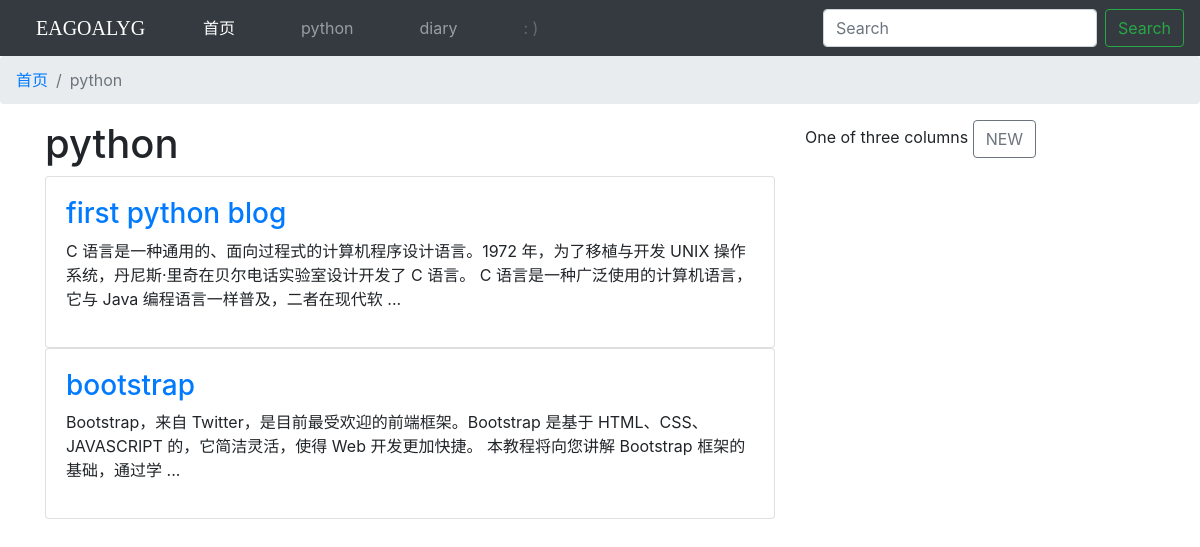
The page /blog/1/ on the database as committed earlier.
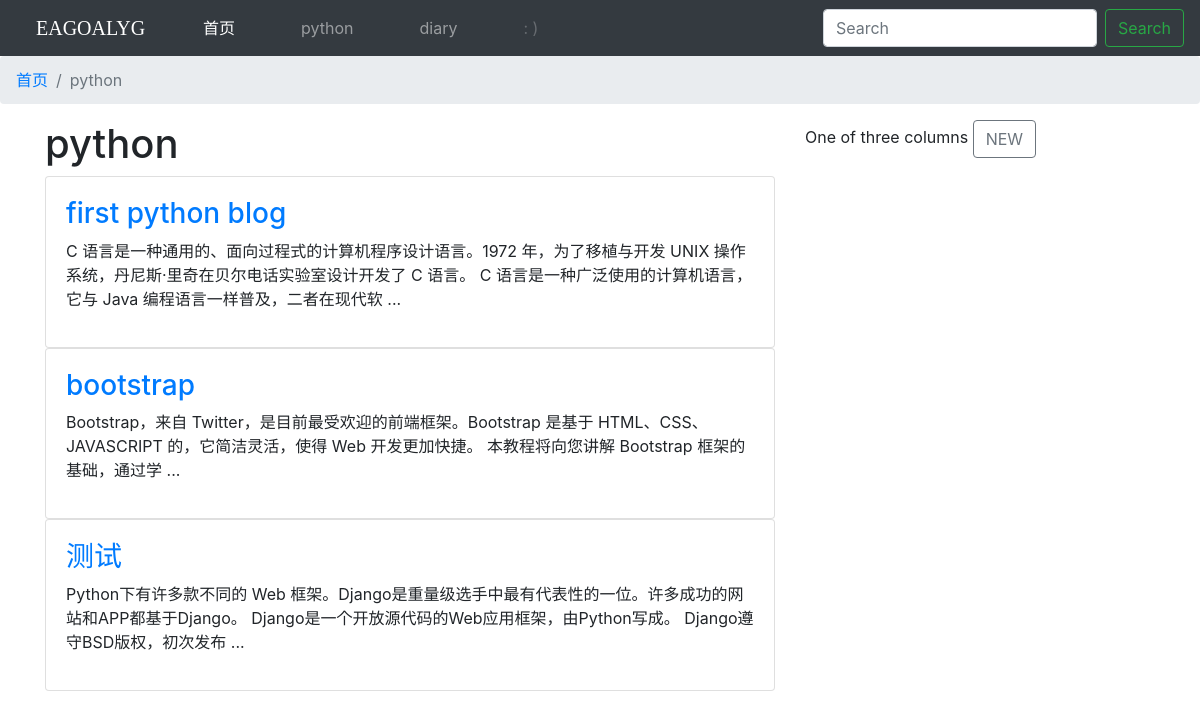
The same page on the database as committed later.
### blog/models.py (models this page shows, shortened)
class BlogType(models.Model):
    type_name = models.CharField(max_length=15)

class Blog(models.Model):
    title = models.CharField(max_length=30)
    blog_type = models.ForeignKey(BlogType, on_delete=models.DO_NOTHING)
    created_at = models.DateTimeField(auto_now_add=True)
    content = models.TextField()
    author = models.ForeignKey(User, on_delete=models.DO_NOTHING)

### blog/views.py (the view)
# urls.py: path('blog/<int:blog_type_pk>/', views.blog_classification, name='blog_classification'),
def blog_classification(request, blog_type_pk):
    blog_types = BlogType.objects.all()
    blog_type = get_object_or_404(BlogType, pk=blog_type_pk)
    blogs = Blog.objects.filter(blog_type=blog_type)
    context = {'blog_types': blog_types, 'blog_type': blog_type, 'blogs': blogs}
    return render(request, 'blog/blog_classification.html', context)

### blog/templates/blog/blog_classification.html (shortened to what this page needs)
{% extends 'blog/base.html' %}
{% load static %}
{% block breadcrumb %}
	<nav aria-label="breadcrumb">
	  	<ol class="breadcrumb">
	    	<li class="breadcrumb-item"><a href="{% url 'blog:index' %}">首页</a></li>
    		<li class="breadcrumb-item active" aria-current="page">{{ blog_type.type_name }}</li>
	  	</ol>
	</nav>
{% endblock %}
{% block content %}
	<h1>{{ blog_type.type_name }}</h1>
	{% for blog in blogs %}
		<div class="card">
			<div class="card-body">
				<a href="{% url 'blog:blog_detail' blog.pk %}"><h3>{{ blog.title }}</h3></a>
				<p>{{ blog.content|truncatechars:120 }} ...</p>
			</div>
		</div>
	{% empty %}
		<p>--暂无博客,敬请期待--</p>
	{% endfor %}
{% endblock %}

### blog/templates/blog/base.html (shortened to what this page needs)
{% load static %}
<!DOCTYPE html>
<html lang="en">
<head>
	<link href="{% static 'blog/google-font.css' %}" rel="stylesheet">
	<link rel="stylesheet" href="{% static 'blog/blog.css' %}">
	<link rel="stylesheet" href="{% static 'base.css' %}">
	<link rel="stylesheet" href="{% static 'bootstrap-4.4.1-dist/css/bootstrap.min.css' %}">
</head>
<body>
	<nav class="fixed-top">
		<nav class="navbar navbar-expand-lg navbar-dark bg-dark">
			<a class="navbar-brand mr-auto mr-lg-0" href="{% url 'blog:index' %}">EAGOALYG</a>
			<div class="collapse navbar-collapse" id="navbarNav">
				<ul class="navbar-nav mr-auto">
					<li class="nav-item active">
				        <a class="nav-link" href="{% url 'blog:index' %}">首页<span class="sr-only">(current)</span></a>
				    </li>
					{% for blog_type in blog_types %}
					<li class="nav-item">
			        	<a class="nav-link" href="{% url 'blog:blog_classification' blog_type.pk %}">{{ blog_type.type_name }}</a>
			    	</li>
					{% endfor %}
					 <li class="nav-item">
					 	<a class="nav-link disabled" href="#" tabindex="-1" aria-disabled="true">: )</a>
					 </li>
				</ul>
				<form class="form-inline my-2 my-lg-0">
			      	<input class="form-control mr-sm-2" type="search" placeholder="Search" aria-label="Search">
			      	<button class="btn btn-outline-success my-2 my-sm-0" type="submit">Search</button>
			    </form>
			</div>
		</nav>
		{% block breadcrumb %}{% endblock %}
	</nav>
	<div class="container">
	  	<div class="row">
	    	<div class="col-md-8">
				{% block content %}{% endblock %}
	    	</div>
	    	<div class="col-md-4">
	      		One of three columns
	      		<a class="btn btn-outline-secondary" href="{% url 'blog:new_blog' %}" role="button">NEW</a>
	    	</div>
	  	</div>
	</div>
</body>
</html>

### blog/static/blog/blog.css (style rules this page uses)
.navbar-brand { font-family: 'Pacifico', cursive; padding-left: 20px; }
.navbar-nav { padding-left: 80px; }
.nav-item { padding-left: 50px; }
.container { padding-top: 120px; }

### static/base.css (style rules this page uses)
* { margin: 0; padding: 0; }
ul { list-style-type: none; }

Rows that differ between the two databases and show on the page:
added Blog: title "测试", content "Python下有许多款不同的 Web 框架。Django是重量级选手中最有代表性的一位。许多成功的网站和APP都基于Django。 Django是一个开放源代码的Web应用框架，由Python写成。 Django遵守BSD版权，初次发布"
